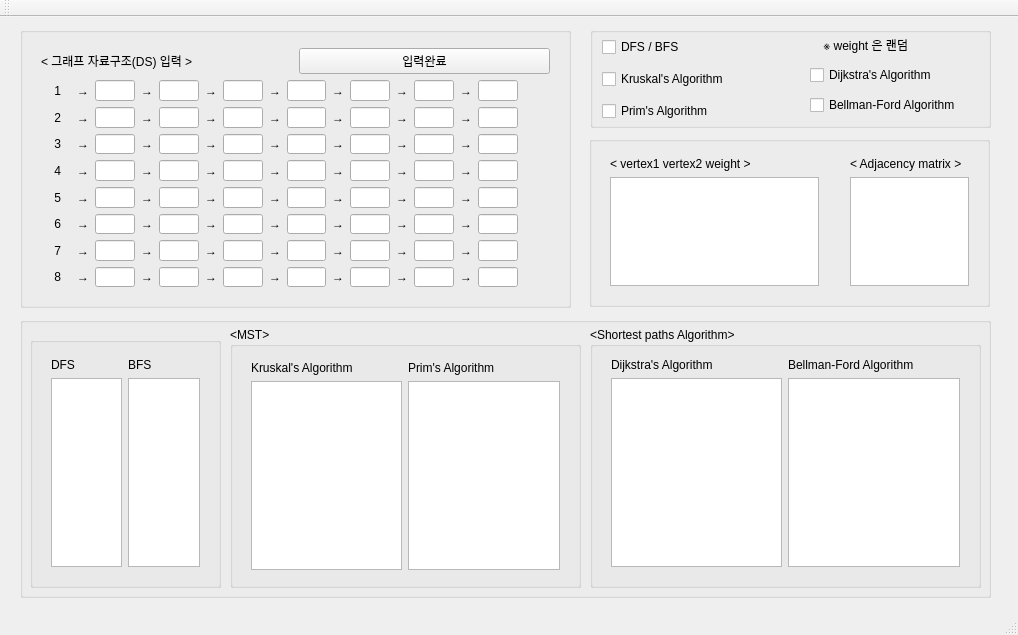
<?xml version="1.0" encoding="UTF-8"?>
<ui version="4.0">
 <class>Test2</class>
 <widget class="QMainWindow" name="Test2">
  <property name="geometry">
   <rect>
    <x>0</x>
    <y>0</y>
    <width>1018</width>
    <height>635</height>
   </rect>
  </property>
  <property name="windowTitle">
   <string>Test2</string>
  </property>
  <widget class="QWidget" name="centralWidget">
   <widget class="QGroupBox" name="groupBox">
    <property name="geometry">
     <rect>
      <x>20</x>
      <y>10</y>
      <width>551</width>
      <height>281</height>
     </rect>
    </property>
    <property name="title">
     <string/>
    </property>
    <widget class="QWidget" name="layoutWidget">
     <property name="geometry">
      <rect>
       <x>10</x>
       <y>10</y>
       <width>531</width>
       <height>261</height>
      </rect>
     </property>
     <layout class="QVBoxLayout" name="verticalLayout_2">
      <item>
       <layout class="QHBoxLayout" name="horizontalLayout_16">
        <item>
         <widget class="QLabel" name="label_121">
          <property name="text">
           <string>    &lt; 그래프 자료구조(DS) 입력 &gt;                                    </string>
          </property>
         </widget>
        </item>
        <item>
         <widget class="QPushButton" name="pushButton">
          <property name="text">
           <string>입력완료</string>
          </property>
         </widget>
        </item>
       </layout>
      </item>
      <item>
       <layout class="QVBoxLayout" name="verticalLayout">
        <item>
         <layout class="QHBoxLayout" name="horizontalLayout">
          <item>
           <widget class="QLabel" name="label">
            <property name="text">
             <string>    1   </string>
            </property>
           </widget>
          </item>
          <item>
           <widget class="QLabel" name="label_2">
            <property name="text">
             <string>→</string>
            </property>
           </widget>
          </item>
          <item>
           <widget class="QLineEdit" name="lineEdit0_0"/>
          </item>
          <item>
           <widget class="QLabel" name="label_3">
            <property name="text">
             <string>→</string>
            </property>
           </widget>
          </item>
          <item>
           <widget class="QLineEdit" name="lineEdit0_1"/>
          </item>
          <item>
           <widget class="QLabel" name="label_4">
            <property name="text">
             <string>→</string>
            </property>
           </widget>
          </item>
          <item>
           <widget class="QLineEdit" name="lineEdit0_2"/>
          </item>
          <item>
           <widget class="QLabel" name="label_5">
            <property name="text">
             <string>→</string>
            </property>
           </widget>
          </item>
          <item>
           <widget class="QLineEdit" name="lineEdit0_3"/>
          </item>
          <item>
           <widget class="QLabel" name="label_6">
            <property name="text">
             <string>→</string>
            </property>
           </widget>
          </item>
          <item>
           <widget class="QLineEdit" name="lineEdit0_4"/>
          </item>
          <item>
           <widget class="QLabel" name="label_7">
            <property name="text">
             <string>→</string>
            </property>
           </widget>
          </item>
          <item>
           <widget class="QLineEdit" name="lineEdit0_5"/>
          </item>
          <item>
           <widget class="QLabel" name="label_8">
            <property name="text">
             <string>→</string>
            </property>
           </widget>
          </item>
          <item>
           <widget class="QLineEdit" name="lineEdit0_6"/>
          </item>
          <item>
           <spacer name="horizontalSpacer">
            <property name="orientation">
             <enum>Qt::Horizontal</enum>
            </property>
            <property name="sizeHint" stdset="0">
             <size>
              <width>100</width>
              <height>20</height>
             </size>
            </property>
           </spacer>
          </item>
         </layout>
        </item>
        <item>
         <layout class="QHBoxLayout" name="horizontalLayout_8">
          <item>
           <widget class="QLabel" name="label_57">
            <property name="text">
             <string>    2   </string>
            </property>
           </widget>
          </item>
          <item>
           <widget class="QLabel" name="label_58">
            <property name="text">
             <string>→</string>
            </property>
           </widget>
          </item>
          <item>
           <widget class="QLineEdit" name="lineEdit1_0"/>
          </item>
          <item>
           <widget class="QLabel" name="label_59">
            <property name="text">
             <string>→</string>
            </property>
           </widget>
          </item>
          <item>
           <widget class="QLineEdit" name="lineEdit1_1"/>
          </item>
          <item>
           <widget class="QLabel" name="label_60">
            <property name="text">
             <string>→</string>
            </property>
           </widget>
          </item>
          <item>
           <widget class="QLineEdit" name="lineEdit1_2"/>
          </item>
          <item>
           <widget class="QLabel" name="label_61">
            <property name="text">
             <string>→</string>
            </property>
           </widget>
          </item>
          <item>
           <widget class="QLineEdit" name="lineEdit1_3"/>
          </item>
          <item>
           <widget class="QLabel" name="label_62">
            <property name="text">
             <string>→</string>
            </property>
           </widget>
          </item>
          <item>
           <widget class="QLineEdit" name="lineEdit1_4"/>
          </item>
          <item>
           <widget class="QLabel" name="label_63">
            <property name="text">
             <string>→</string>
            </property>
           </widget>
          </item>
          <item>
           <widget class="QLineEdit" name="lineEdit1_5"/>
          </item>
          <item>
           <widget class="QLabel" name="label_64">
            <property name="text">
             <string>→</string>
            </property>
           </widget>
          </item>
          <item>
           <widget class="QLineEdit" name="lineEdit1_6"/>
          </item>
          <item>
           <spacer name="horizontalSpacer_2">
            <property name="orientation">
             <enum>Qt::Horizontal</enum>
            </property>
            <property name="sizeHint" stdset="0">
             <size>
              <width>100</width>
              <height>20</height>
             </size>
            </property>
           </spacer>
          </item>
         </layout>
        </item>
        <item>
         <layout class="QHBoxLayout" name="horizontalLayout_9">
          <item>
           <widget class="QLabel" name="label_65">
            <property name="text">
             <string>    3   </string>
            </property>
           </widget>
          </item>
          <item>
           <widget class="QLabel" name="label_66">
            <property name="text">
             <string>→</string>
            </property>
           </widget>
          </item>
          <item>
           <widget class="QLineEdit" name="lineEdit2_0"/>
          </item>
          <item>
           <widget class="QLabel" name="label_67">
            <property name="text">
             <string>→</string>
            </property>
           </widget>
          </item>
          <item>
           <widget class="QLineEdit" name="lineEdit2_1"/>
          </item>
          <item>
           <widget class="QLabel" name="label_68">
            <property name="text">
             <string>→</string>
            </property>
           </widget>
          </item>
          <item>
           <widget class="QLineEdit" name="lineEdit2_2"/>
          </item>
          <item>
           <widget class="QLabel" name="label_69">
            <property name="text">
             <string>→</string>
            </property>
           </widget>
          </item>
          <item>
           <widget class="QLineEdit" name="lineEdit2_3"/>
          </item>
          <item>
           <widget class="QLabel" name="label_70">
            <property name="text">
             <string>→</string>
            </property>
           </widget>
          </item>
          <item>
           <widget class="QLineEdit" name="lineEdit2_4"/>
          </item>
          <item>
           <widget class="QLabel" name="label_71">
            <property name="text">
             <string>→</string>
            </property>
           </widget>
          </item>
          <item>
           <widget class="QLineEdit" name="lineEdit2_5"/>
          </item>
          <item>
           <widget class="QLabel" name="label_72">
            <property name="text">
             <string>→</string>
            </property>
           </widget>
          </item>
          <item>
           <widget class="QLineEdit" name="lineEdit2_6"/>
          </item>
          <item>
           <spacer name="horizontalSpacer_3">
            <property name="orientation">
             <enum>Qt::Horizontal</enum>
            </property>
            <property name="sizeHint" stdset="0">
             <size>
              <width>100</width>
              <height>20</height>
             </size>
            </property>
           </spacer>
          </item>
         </layout>
        </item>
        <item>
         <layout class="QHBoxLayout" name="horizontalLayout_10">
          <item>
           <widget class="QLabel" name="label_73">
            <property name="text">
             <string>    4   </string>
            </property>
           </widget>
          </item>
          <item>
           <widget class="QLabel" name="label_74">
            <property name="text">
             <string>→</string>
            </property>
           </widget>
          </item>
          <item>
           <widget class="QLineEdit" name="lineEdit3_0"/>
          </item>
          <item>
           <widget class="QLabel" name="label_75">
            <property name="text">
             <string>→</string>
            </property>
           </widget>
          </item>
          <item>
           <widget class="QLineEdit" name="lineEdit3_1"/>
          </item>
          <item>
           <widget class="QLabel" name="label_76">
            <property name="text">
             <string>→</string>
            </property>
           </widget>
          </item>
          <item>
           <widget class="QLineEdit" name="lineEdit3_2"/>
          </item>
          <item>
           <widget class="QLabel" name="label_77">
            <property name="text">
             <string>→</string>
            </property>
           </widget>
          </item>
          <item>
           <widget class="QLineEdit" name="lineEdit3_3"/>
          </item>
          <item>
           <widget class="QLabel" name="label_78">
            <property name="text">
             <string>→</string>
            </property>
           </widget>
          </item>
          <item>
           <widget class="QLineEdit" name="lineEdit3_4"/>
          </item>
          <item>
           <widget class="QLabel" name="label_79">
            <property name="text">
             <string>→</string>
            </property>
           </widget>
          </item>
          <item>
           <widget class="QLineEdit" name="lineEdit3_5"/>
          </item>
          <item>
           <widget class="QLabel" name="label_80">
            <property name="text">
             <string>→</string>
            </property>
           </widget>
          </item>
          <item>
           <widget class="QLineEdit" name="lineEdit3_6"/>
          </item>
          <item>
           <spacer name="horizontalSpacer_4">
            <property name="orientation">
             <enum>Qt::Horizontal</enum>
            </property>
            <property name="sizeHint" stdset="0">
             <size>
              <width>100</width>
              <height>20</height>
             </size>
            </property>
           </spacer>
          </item>
         </layout>
        </item>
        <item>
         <layout class="QHBoxLayout" name="horizontalLayout_11">
          <item>
           <widget class="QLabel" name="label_81">
            <property name="text">
             <string>    5   </string>
            </property>
           </widget>
          </item>
          <item>
           <widget class="QLabel" name="label_82">
            <property name="text">
             <string>→</string>
            </property>
           </widget>
          </item>
          <item>
           <widget class="QLineEdit" name="lineEdit4_0"/>
          </item>
          <item>
           <widget class="QLabel" name="label_83">
            <property name="text">
             <string>→</string>
            </property>
           </widget>
          </item>
          <item>
           <widget class="QLineEdit" name="lineEdit4_1"/>
          </item>
          <item>
           <widget class="QLabel" name="label_84">
            <property name="text">
             <string>→</string>
            </property>
           </widget>
          </item>
          <item>
           <widget class="QLineEdit" name="lineEdit4_2"/>
          </item>
          <item>
           <widget class="QLabel" name="label_85">
            <property name="text">
             <string>→</string>
            </property>
           </widget>
          </item>
          <item>
           <widget class="QLineEdit" name="lineEdit4_3"/>
          </item>
          <item>
           <widget class="QLabel" name="label_86">
            <property name="text">
             <string>→</string>
            </property>
           </widget>
          </item>
          <item>
           <widget class="QLineEdit" name="lineEdit4_4"/>
          </item>
          <item>
           <widget class="QLabel" name="label_87">
            <property name="text">
             <string>→</string>
            </property>
           </widget>
          </item>
          <item>
           <widget class="QLineEdit" name="lineEdit4_5"/>
          </item>
          <item>
           <widget class="QLabel" name="label_88">
            <property name="text">
             <string>→</string>
            </property>
           </widget>
          </item>
          <item>
           <widget class="QLineEdit" name="lineEdit4_6"/>
          </item>
          <item>
           <spacer name="horizontalSpacer_5">
            <property name="orientation">
             <enum>Qt::Horizontal</enum>
            </property>
            <property name="sizeHint" stdset="0">
             <size>
              <width>100</width>
              <height>20</height>
             </size>
            </property>
           </spacer>
          </item>
         </layout>
        </item>
        <item>
         <layout class="QHBoxLayout" name="horizontalLayout_12">
          <item>
           <widget class="QLabel" name="label_89">
            <property name="text">
             <string>    6   </string>
            </property>
           </widget>
          </item>
          <item>
           <widget class="QLabel" name="label_90">
            <property name="text">
             <string>→</string>
            </property>
           </widget>
          </item>
          <item>
           <widget class="QLineEdit" name="lineEdit5_0"/>
          </item>
          <item>
           <widget class="QLabel" name="label_91">
            <property name="text">
             <string>→</string>
            </property>
           </widget>
          </item>
          <item>
           <widget class="QLineEdit" name="lineEdit5_1"/>
          </item>
          <item>
           <widget class="QLabel" name="label_92">
            <property name="text">
             <string>→</string>
            </property>
           </widget>
          </item>
          <item>
           <widget class="QLineEdit" name="lineEdit5_2"/>
          </item>
          <item>
           <widget class="QLabel" name="label_93">
            <property name="text">
             <string>→</string>
            </property>
           </widget>
          </item>
          <item>
           <widget class="QLineEdit" name="lineEdit5_3"/>
          </item>
          <item>
           <widget class="QLabel" name="label_94">
            <property name="text">
             <string>→</string>
            </property>
           </widget>
          </item>
          <item>
           <widget class="QLineEdit" name="lineEdit5_4"/>
          </item>
          <item>
           <widget class="QLabel" name="label_95">
            <property name="text">
             <string>→</string>
            </property>
           </widget>
          </item>
          <item>
           <widget class="QLineEdit" name="lineEdit5_5"/>
          </item>
          <item>
           <widget class="QLabel" name="label_96">
            <property name="text">
             <string>→</string>
            </property>
           </widget>
          </item>
          <item>
           <widget class="QLineEdit" name="lineEdit5_6"/>
          </item>
          <item>
           <spacer name="horizontalSpacer_6">
            <property name="orientation">
             <enum>Qt::Horizontal</enum>
            </property>
            <property name="sizeHint" stdset="0">
             <size>
              <width>100</width>
              <height>20</height>
             </size>
            </property>
           </spacer>
          </item>
         </layout>
        </item>
        <item>
         <layout class="QHBoxLayout" name="horizontalLayout_13">
          <item>
           <widget class="QLabel" name="label_97">
            <property name="text">
             <string>    7   </string>
            </property>
           </widget>
          </item>
          <item>
           <widget class="QLabel" name="label_98">
            <property name="text">
             <string>→</string>
            </property>
           </widget>
          </item>
          <item>
           <widget class="QLineEdit" name="lineEdit6_0"/>
          </item>
          <item>
           <widget class="QLabel" name="label_99">
            <property name="text">
             <string>→</string>
            </property>
           </widget>
          </item>
          <item>
           <widget class="QLineEdit" name="lineEdit6_1"/>
          </item>
          <item>
           <widget class="QLabel" name="label_100">
            <property name="text">
             <string>→</string>
            </property>
           </widget>
          </item>
          <item>
           <widget class="QLineEdit" name="lineEdit6_2"/>
          </item>
          <item>
           <widget class="QLabel" name="label_101">
            <property name="text">
             <string>→</string>
            </property>
           </widget>
          </item>
          <item>
           <widget class="QLineEdit" name="lineEdit6_3"/>
          </item>
          <item>
           <widget class="QLabel" name="label_102">
            <property name="text">
             <string>→</string>
            </property>
           </widget>
          </item>
          <item>
           <widget class="QLineEdit" name="lineEdit6_4"/>
          </item>
          <item>
           <widget class="QLabel" name="label_103">
            <property name="text">
             <string>→</string>
            </property>
           </widget>
          </item>
          <item>
           <widget class="QLineEdit" name="lineEdit6_5"/>
          </item>
          <item>
           <widget class="QLabel" name="label_104">
            <property name="text">
             <string>→</string>
            </property>
           </widget>
          </item>
          <item>
           <widget class="QLineEdit" name="lineEdit6_6"/>
          </item>
          <item>
           <spacer name="horizontalSpacer_7">
            <property name="orientation">
             <enum>Qt::Horizontal</enum>
            </property>
            <property name="sizeHint" stdset="0">
             <size>
              <width>100</width>
              <height>20</height>
             </size>
            </property>
           </spacer>
          </item>
         </layout>
        </item>
        <item>
         <layout class="QHBoxLayout" name="horizontalLayout_15">
          <item>
           <widget class="QLabel" name="label_113">
            <property name="text">
             <string>    8   </string>
            </property>
           </widget>
          </item>
          <item>
           <widget class="QLabel" name="label_114">
            <property name="text">
             <string>→</string>
            </property>
           </widget>
          </item>
          <item>
           <widget class="QLineEdit" name="lineEdit7_0"/>
          </item>
          <item>
           <widget class="QLabel" name="label_115">
            <property name="text">
             <string>→</string>
            </property>
           </widget>
          </item>
          <item>
           <widget class="QLineEdit" name="lineEdit7_1"/>
          </item>
          <item>
           <widget class="QLabel" name="label_116">
            <property name="text">
             <string>→</string>
            </property>
           </widget>
          </item>
          <item>
           <widget class="QLineEdit" name="lineEdit7_2"/>
          </item>
          <item>
           <widget class="QLabel" name="label_117">
            <property name="text">
             <string>→</string>
            </property>
           </widget>
          </item>
          <item>
           <widget class="QLineEdit" name="lineEdit7_3"/>
          </item>
          <item>
           <widget class="QLabel" name="label_118">
            <property name="text">
             <string>→</string>
            </property>
           </widget>
          </item>
          <item>
           <widget class="QLineEdit" name="lineEdit7_4"/>
          </item>
          <item>
           <widget class="QLabel" name="label_119">
            <property name="text">
             <string>→</string>
            </property>
           </widget>
          </item>
          <item>
           <widget class="QLineEdit" name="lineEdit7_5"/>
          </item>
          <item>
           <widget class="QLabel" name="label_120">
            <property name="text">
             <string>→</string>
            </property>
           </widget>
          </item>
          <item>
           <widget class="QLineEdit" name="lineEdit7_6"/>
          </item>
          <item>
           <spacer name="horizontalSpacer_8">
            <property name="orientation">
             <enum>Qt::Horizontal</enum>
            </property>
            <property name="sizeHint" stdset="0">
             <size>
              <width>100</width>
              <height>20</height>
             </size>
            </property>
           </spacer>
          </item>
         </layout>
        </item>
       </layout>
      </item>
     </layout>
    </widget>
   </widget>
   <widget class="QGroupBox" name="groupBox_2">
    <property name="geometry">
     <rect>
      <x>590</x>
      <y>10</y>
      <width>401</width>
      <height>101</height>
     </rect>
    </property>
    <property name="title">
     <string/>
    </property>
    <widget class="QLabel" name="label_13">
     <property name="geometry">
      <rect>
       <x>220</x>
       <y>10</y>
       <width>113</width>
       <height>16</height>
      </rect>
     </property>
     <property name="text">
      <string>    ※ weight 은 랜덤</string>
     </property>
    </widget>
    <widget class="QCheckBox" name="checkBox">
     <property name="geometry">
      <rect>
       <x>12</x>
       <y>12</y>
       <width>83</width>
       <height>16</height>
      </rect>
     </property>
     <property name="text">
      <string>DFS / BFS</string>
     </property>
    </widget>
    <widget class="QCheckBox" name="checkBox_2">
     <property name="geometry">
      <rect>
       <x>12</x>
       <y>44</y>
       <width>133</width>
       <height>16</height>
      </rect>
     </property>
     <property name="text">
      <string>Kruskal's Algorithm</string>
     </property>
    </widget>
    <widget class="QCheckBox" name="checkBox_6">
     <property name="geometry">
      <rect>
       <x>220</x>
       <y>40</y>
       <width>132</width>
       <height>16</height>
      </rect>
     </property>
     <property name="text">
      <string>Dijkstra's Algorithm</string>
     </property>
    </widget>
    <widget class="QCheckBox" name="checkBox_3">
     <property name="geometry">
      <rect>
       <x>12</x>
       <y>76</y>
       <width>117</width>
       <height>16</height>
      </rect>
     </property>
     <property name="text">
      <string>Prim's Algorithm</string>
     </property>
    </widget>
    <widget class="QCheckBox" name="checkBox_7">
     <property name="geometry">
      <rect>
       <x>220</x>
       <y>70</y>
       <width>157</width>
       <height>16</height>
      </rect>
     </property>
     <property name="text">
      <string>Bellman-Ford Algorithm</string>
     </property>
    </widget>
   </widget>
   <widget class="QGroupBox" name="groupBox_3">
    <property name="geometry">
     <rect>
      <x>20</x>
      <y>300</y>
      <width>971</width>
      <height>281</height>
     </rect>
    </property>
    <property name="title">
     <string/>
    </property>
    <widget class="QGroupBox" name="groupBox_5">
     <property name="geometry">
      <rect>
       <x>210</x>
       <y>10</y>
       <width>351</width>
       <height>261</height>
      </rect>
     </property>
     <property name="title">
      <string>&lt;MST&gt;</string>
     </property>
     <widget class="QWidget" name="layoutWidget">
      <property name="geometry">
       <rect>
        <x>10</x>
        <y>23</y>
        <width>331</width>
        <height>231</height>
       </rect>
      </property>
      <layout class="QHBoxLayout" name="horizontalLayout_7">
       <item>
        <layout class="QVBoxLayout" name="verticalLayout_8">
         <item>
          <widget class="QLabel" name="label_14">
           <property name="text">
            <string>Kruskal's Algorithm </string>
           </property>
          </widget>
         </item>
         <item>
          <widget class="QTextEdit" name="textEdit_5"/>
         </item>
        </layout>
       </item>
       <item>
        <layout class="QVBoxLayout" name="verticalLayout_9">
         <item>
          <widget class="QLabel" name="label_15">
           <property name="text">
            <string>Prim's Algorithm</string>
           </property>
          </widget>
         </item>
         <item>
          <widget class="QTextEdit" name="textEdit_6"/>
         </item>
        </layout>
       </item>
      </layout>
     </widget>
    </widget>
    <widget class="QGroupBox" name="groupBox_6">
     <property name="geometry">
      <rect>
       <x>570</x>
       <y>10</y>
       <width>391</width>
       <height>261</height>
      </rect>
     </property>
     <property name="title">
      <string>&lt;Shortest paths Algorithm&gt;</string>
     </property>
     <widget class="QWidget" name="layoutWidget">
      <property name="geometry">
       <rect>
        <x>10</x>
        <y>20</y>
        <width>371</width>
        <height>231</height>
       </rect>
      </property>
      <layout class="QHBoxLayout" name="horizontalLayout_14">
       <item>
        <layout class="QVBoxLayout" name="verticalLayout_11">
         <item>
          <widget class="QLabel" name="label_17">
           <property name="text">
            <string>Dijkstra's Algorithm </string>
           </property>
          </widget>
         </item>
         <item>
          <widget class="QTextEdit" name="textEdit_8"/>
         </item>
        </layout>
       </item>
       <item>
        <layout class="QVBoxLayout" name="verticalLayout_12">
         <item>
          <widget class="QLabel" name="label_18">
           <property name="text">
            <string>Bellman-Ford Algorithm</string>
           </property>
          </widget>
         </item>
         <item>
          <widget class="QTextEdit" name="textEdit_9"/>
         </item>
        </layout>
       </item>
      </layout>
     </widget>
    </widget>
    <widget class="QGroupBox" name="groupBox_7">
     <property name="geometry">
      <rect>
       <x>10</x>
       <y>20</y>
       <width>191</width>
       <height>251</height>
      </rect>
     </property>
     <property name="title">
      <string/>
     </property>
     <widget class="QWidget" name="layoutWidget">
      <property name="geometry">
       <rect>
        <x>10</x>
        <y>10</y>
        <width>171</width>
        <height>231</height>
       </rect>
      </property>
      <layout class="QHBoxLayout" name="horizontalLayout_6">
       <item>
        <layout class="QVBoxLayout" name="verticalLayout_7">
         <item>
          <widget class="QLabel" name="label_12">
           <property name="text">
            <string>DFS</string>
           </property>
          </widget>
         </item>
         <item>
          <widget class="QTextEdit" name="textEdit_3"/>
         </item>
        </layout>
       </item>
       <item>
        <layout class="QVBoxLayout" name="verticalLayout_6">
         <item>
          <widget class="QLabel" name="label_11">
           <property name="text">
            <string>BFS</string>
           </property>
          </widget>
         </item>
         <item>
          <widget class="QTextEdit" name="textEdit_4"/>
         </item>
        </layout>
       </item>
      </layout>
     </widget>
    </widget>
   </widget>
   <widget class="QGroupBox" name="groupBox_4">
    <property name="geometry">
     <rect>
      <x>589</x>
      <y>119</y>
      <width>401</width>
      <height>171</height>
     </rect>
    </property>
    <property name="title">
     <string/>
    </property>
    <widget class="QWidget" name="layoutWidget">
     <property name="geometry">
      <rect>
       <x>250</x>
       <y>10</y>
       <width>141</width>
       <height>151</height>
      </rect>
     </property>
     <layout class="QVBoxLayout" name="verticalLayout_4">
      <item>
       <widget class="QLabel" name="label_9">
        <property name="text">
         <string>&lt; Adjacency matrix &gt;</string>
        </property>
       </widget>
      </item>
      <item>
       <widget class="QTextEdit" name="textEdit"/>
      </item>
     </layout>
    </widget>
    <widget class="QWidget" name="layoutWidget">
     <property name="geometry">
      <rect>
       <x>10</x>
       <y>10</y>
       <width>231</width>
       <height>151</height>
      </rect>
     </property>
     <layout class="QVBoxLayout" name="verticalLayout_5">
      <item>
       <widget class="QLabel" name="label_10">
        <property name="text">
         <string>&lt; vertex1  vertex2  weight &gt; </string>
        </property>
       </widget>
      </item>
      <item>
       <widget class="QTextEdit" name="textEdit_2"/>
      </item>
     </layout>
    </widget>
   </widget>
  </widget>
  <widget class="QMenuBar" name="menuBar">
   <property name="geometry">
    <rect>
     <x>0</x>
     <y>0</y>
     <width>1018</width>
     <height>17</height>
    </rect>
   </property>
  </widget>
  <widget class="QToolBar" name="mainToolBar">
   <attribute name="toolBarArea">
    <enum>TopToolBarArea</enum>
   </attribute>
   <attribute name="toolBarBreak">
    <bool>false</bool>
   </attribute>
  </widget>
  <widget class="QStatusBar" name="statusBar"/>
 </widget>
 <layoutdefault spacing="6" margin="11"/>
 <resources/>
 <connections/>
</ui>
